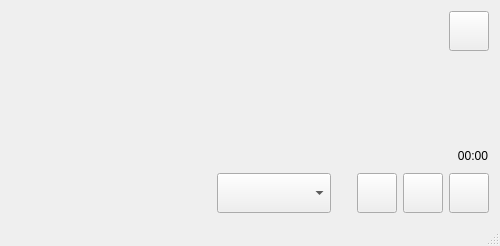
<?xml version="1.0" encoding="UTF-8"?>
<ui version="4.0">
 <class>MainWindow</class>
 <widget class="QMainWindow" name="MainWindow">
  <property name="geometry">
   <rect>
    <x>0</x>
    <y>0</y>
    <width>500</width>
    <height>246</height>
   </rect>
  </property>
  <property name="minimumSize">
   <size>
    <width>500</width>
    <height>246</height>
   </size>
  </property>
  <property name="maximumSize">
   <size>
    <width>500</width>
    <height>246</height>
   </size>
  </property>
  <property name="windowTitle">
   <string>DoubanFM</string>
  </property>
  <widget class="QWidget" name="centralWidget">
   <layout class="QGridLayout" name="gridLayout">
    <item row="0" column="0">
     <widget class="QLabel" name="albumImage">
      <property name="minimumSize">
       <size>
        <width>200</width>
        <height>200</height>
       </size>
      </property>
      <property name="maximumSize">
       <size>
        <width>200</width>
        <height>200</height>
       </size>
      </property>
      <property name="text">
       <string/>
      </property>
      <property name="scaledContents">
       <bool>true</bool>
      </property>
      <property name="alignment">
       <set>Qt::AlignCenter</set>
      </property>
      <property name="indent">
       <number>0</number>
      </property>
     </widget>
    </item>
    <item row="0" column="1">
     <layout class="QVBoxLayout" name="verticalLayout">
      <item>
       <layout class="QHBoxLayout" name="horizontalLayout_2">
        <item>
         <widget class="QLabel" name="artistName">
          <property name="maximumSize">
           <size>
            <width>250</width>
            <height>16777215</height>
           </size>
          </property>
          <property name="font">
           <font>
            <family>Sans Serif</family>
            <pointsize>20</pointsize>
            <weight>50</weight>
            <italic>false</italic>
            <bold>false</bold>
           </font>
          </property>
          <property name="text">
           <string/>
          </property>
         </widget>
        </item>
        <item>
         <widget class="QPushButton" name="pauseButton">
          <property name="minimumSize">
           <size>
            <width>40</width>
            <height>40</height>
           </size>
          </property>
          <property name="maximumSize">
           <size>
            <width>40</width>
            <height>40</height>
           </size>
          </property>
          <property name="text">
           <string/>
          </property>
          <property name="shortcut">
           <string>Space</string>
          </property>
         </widget>
        </item>
       </layout>
      </item>
      <item>
       <widget class="QLabel" name="albumName">
        <property name="maximumSize">
         <size>
          <width>300</width>
          <height>16777215</height>
         </size>
        </property>
        <property name="font">
         <font>
          <family>Sans Serif</family>
          <pointsize>10</pointsize>
         </font>
        </property>
        <property name="text">
         <string/>
        </property>
       </widget>
      </item>
      <item>
       <spacer name="verticalSpacer">
        <property name="orientation">
         <enum>Qt::Vertical</enum>
        </property>
        <property name="sizeHint" stdset="0">
         <size>
          <width>20</width>
          <height>40</height>
         </size>
        </property>
       </spacer>
      </item>
      <item>
       <layout class="QHBoxLayout" name="HeaderLayout">
        <item>
         <widget class="QLabel" name="songName">
          <property name="maximumSize">
           <size>
            <width>225</width>
            <height>30</height>
           </size>
          </property>
          <property name="font">
           <font>
            <family>Sans Serif</family>
            <pointsize>12</pointsize>
            <weight>50</weight>
            <italic>false</italic>
            <bold>false</bold>
           </font>
          </property>
          <property name="text">
           <string/>
          </property>
          <property name="textFormat">
           <enum>Qt::AutoText</enum>
          </property>
         </widget>
        </item>
        <item>
         <widget class="QLabel" name="currentTick">
          <property name="maximumSize">
           <size>
            <width>40</width>
            <height>30</height>
           </size>
          </property>
          <property name="layoutDirection">
           <enum>Qt::LeftToRight</enum>
          </property>
          <property name="text">
           <string>00:00</string>
          </property>
          <property name="alignment">
           <set>Qt::AlignRight|Qt::AlignTrailing|Qt::AlignVCenter</set>
          </property>
         </widget>
        </item>
       </layout>
      </item>
      <item>
       <layout class="QVBoxLayout" name="controlLayout">
        <property name="spacing">
         <number>0</number>
        </property>
       </layout>
      </item>
      <item>
       <layout class="QHBoxLayout" name="horizontalLayout">
        <item>
         <widget class="QComboBox" name="channelComboBox">
          <property name="minimumSize">
           <size>
            <width>0</width>
            <height>40</height>
           </size>
          </property>
          <property name="maximumSize">
           <size>
            <width>16777215</width>
            <height>40</height>
           </size>
          </property>
         </widget>
        </item>
        <item>
         <spacer name="horizontalSpacer_2">
          <property name="orientation">
           <enum>Qt::Horizontal</enum>
          </property>
          <property name="sizeType">
           <enum>QSizePolicy::Fixed</enum>
          </property>
          <property name="sizeHint" stdset="0">
           <size>
            <width>20</width>
            <height>20</height>
           </size>
          </property>
         </spacer>
        </item>
        <item>
         <widget class="QPushButton" name="heartButton">
          <property name="minimumSize">
           <size>
            <width>40</width>
            <height>40</height>
           </size>
          </property>
          <property name="maximumSize">
           <size>
            <width>40</width>
            <height>40</height>
           </size>
          </property>
          <property name="text">
           <string/>
          </property>
          <property name="iconSize">
           <size>
            <width>30</width>
            <height>30</height>
           </size>
          </property>
         </widget>
        </item>
        <item>
         <widget class="QPushButton" name="trashButton">
          <property name="minimumSize">
           <size>
            <width>40</width>
            <height>40</height>
           </size>
          </property>
          <property name="maximumSize">
           <size>
            <width>40</width>
            <height>40</height>
           </size>
          </property>
          <property name="text">
           <string/>
          </property>
         </widget>
        </item>
        <item>
         <widget class="QPushButton" name="nextButton">
          <property name="minimumSize">
           <size>
            <width>40</width>
            <height>40</height>
           </size>
          </property>
          <property name="maximumSize">
           <size>
            <width>40</width>
            <height>40</height>
           </size>
          </property>
          <property name="text">
           <string/>
          </property>
          <property name="shortcut">
           <string>Right</string>
          </property>
         </widget>
        </item>
       </layout>
      </item>
     </layout>
    </item>
   </layout>
  </widget>
  <widget class="QMenuBar" name="menuBar">
   <property name="geometry">
    <rect>
     <x>0</x>
     <y>0</y>
     <width>500</width>
     <height>26</height>
    </rect>
   </property>
  </widget>
  <widget class="QStatusBar" name="statusBar"/>
 </widget>
 <layoutdefault spacing="6" margin="11"/>
 <resources/>
 <connections/>
</ui>
